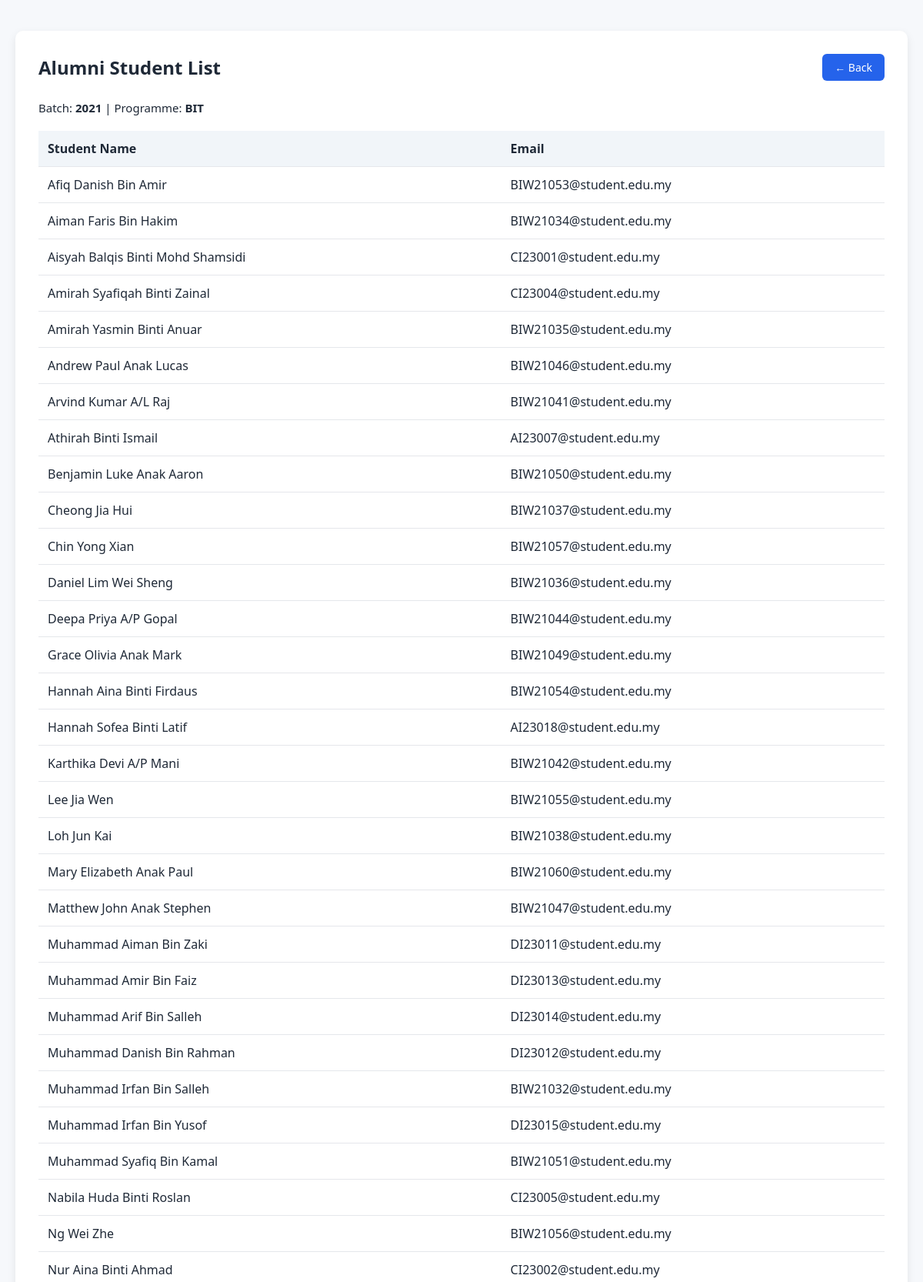
Page /view.php?batch_year=2021 (signed in, upper part) on the committed database.
### tables this page shows
CREATE TABLE `alumni_students` (
  `id` int(11) NOT NULL,
  `user_id` int(11) DEFAULT NULL,
  `batch_year` int(11) DEFAULT NULL,
  `programme` varchar(10) DEFAULT NULL,
  `file_name` varchar(255) DEFAULT NULL,
  `student_name` varchar(100) DEFAULT NULL,
  `student_email` varchar(150) DEFAULT NULL,
  `created_at` timestamp NOT NULL DEFAULT current_timestamp(),
  `company_name` varchar(150) DEFAULT NULL,
  `job_title` varchar(100) DEFAULT NULL,
  `employment_status` varchar(50) DEFAULT NULL,
  `industry` varchar(100) DEFAULT NULL,
  `years_experience` int(11) DEFAULT NULL,
  `profile_photo` varchar(255) DEFAULT NULL
);

### view.php (the view, shortened to what this page needs)
<?php
require_once __DIR__ . '/db.php';
$batch_year = (int) $_GET['batch_year'];
$batchStmt = $pdo->prepare("
    SELECT DISTINCT batch_year, programme
    FROM alumni_students
    WHERE batch_year = ?
    LIMIT 1
");
$batchStmt->execute([$batch_year]);
$batch = $batchStmt->fetch(PDO::FETCH_ASSOC);
$stmt = $pdo->prepare("
    SELECT student_name, student_email
    FROM alumni_students
    WHERE batch_year = ?
    ORDER BY student_name ASC
");
$stmt->execute([$batch_year]);
$students = $stmt->fetchAll(PDO::FETCH_ASSOC);
?>
<!DOCTYPE html>
<html lang="en">
<head>
</head>
<body>
<div class="page-container">
    <div class="page-header">
        <h2>Alumni Student List</h2>
        <a href="manage_users.php" class="back-btn">← Back</a>
    </div>
    <div class="batch-info">
        Batch: <b><?= htmlspecialchars($batch['batch_year']) ?></b> |
        Programme: <b><?= htmlspecialchars($batch['programme']) ?></b>
    </div>
    <table>
        <thead>
            <tr>
                <th>Student Name</th>
                <th>Email</th>
            </tr>
        </thead>
        <tbody>
        <?php if ($students): ?>
            <?php foreach ($students as $s): ?>
                <tr>
                    <td><?= htmlspecialchars($s['student_name']) ?></td>
                    <td><?= htmlspecialchars($s['student_email']) ?></td>
                </tr>
            <?php endforeach; ?>
        <?php else: ?>
            <tr>
                <td colspan="2" class="no-data">No students found</td>
            </tr>
        <?php endif; ?>
        </tbody>
    </table>
</div>
</body>
</html>

### view.php (style rules this page uses)
body { margin: 0; font-family: "Segoe UI", Arial, sans-serif; background: #f6f8fb; color: #1f2937; }
.page-container { max-width: 1100px; margin: 40px auto; background: #fff; border-radius: 10px; box-shadow: 0 4px 12px rgba(0,0,0,0.08); padding: 30px; }
.page-header { display: flex; justify-content: space-between; align-items: center; margin-bottom: 25px; }
.page-header h2 { margin: 0; }
.back-btn { padding: 8px 16px; background: #2563eb; color: #fff; text-decoration: none; border-radius: 6px; font-size: 14px; }
.batch-info { margin-bottom: 20px; font-size: 15px; }
table { width: 100%; border-collapse: collapse; }
th, td { padding: 12px; border-bottom: 1px solid #e5e7eb; text-align: left; }
th { background: #f1f5f9; font-weight: 600; }

### rows in the picture
alumni_students: student_name "Afiq Danish Bin Amir", student_email "BIW21053@student.edu.my"
alumni_students: student_name "Aiman Faris Bin Hakim", student_email "BIW21034@student.edu.my"
alumni_students: student_name "Aisyah Balqis Binti Mohd Shamsidi", student_email "CI23001@student.edu.my"
alumni_students: student_name "Amirah Syafiqah Binti Zainal", student_email "CI23004@student.edu.my"
alumni_students: student_name "Amirah Yasmin Binti Anuar", student_email "BIW21035@student.edu.my"
alumni_students: student_name "Andrew Paul Anak Lucas", student_email "BIW21046@student.edu.my"
alumni_students: student_name "Arvind Kumar A/L Raj", student_email "BIW21041@student.edu.my"
alumni_students: student_name "Athirah Binti Ismail", student_email "AI23007@student.edu.my"
alumni_students: student_name "Benjamin Luke Anak Aaron", student_email "BIW21050@student.edu.my"
alumni_students: student_name "Cheong Jia Hui", student_email "BIW21037@student.edu.my"
alumni_students: student_name "Chin Yong Xian", student_email "BIW21057@student.edu.my"
alumni_students: student_name "Daniel Lim Wei Sheng", student_email "BIW21036@student.edu.my"
alumni_students: student_name "Deepa Priya A/P Gopal", student_email "BIW21044@student.edu.my"
alumni_students: student_name "Grace Olivia Anak Mark", student_email "BIW21049@student.edu.my"
alumni_students: student_name "Hannah Aina Binti Firdaus", student_email "BIW21054@student.edu.my"
alumni_students: student_name "Hannah Sofea Binti Latif", student_email "AI23018@student.edu.my"
alumni_students: student_name "Karthika Devi A/P Mani", student_email "BIW21042@student.edu.my"
alumni_students: student_name "Lee Jia Wen", student_email "BIW21055@student.edu.my"
alumni_students: student_name "Loh Jun Kai", student_email "BIW21038@student.edu.my"
alumni_students: student_name "Mary Elizabeth Anak Paul", student_email "BIW21060@student.edu.my"
alumni_students: student_name "Matthew John Anak Stephen", student_email "BIW21047@student.edu.my"
alumni_students: student_name "Muhammad Aiman Bin Zaki", student_email "DI23011@student.edu.my"
alumni_students: student_name "Muhammad Amir Bin Faiz", student_email "DI23013@student.edu.my"
alumni_students: student_name "Muhammad Arif Bin Salleh", student_email "DI23014@student.edu.my"
alumni_students: student_name "Muhammad Danish Bin Rahman", student_email "DI23012@student.edu.my"
alumni_students: student_name "Muhammad Irfan Bin Salleh", student_email "BIW21032@student.edu.my"
alumni_students: student_name "Muhammad Irfan Bin Yusof", student_email "DI23015@student.edu.my"
alumni_students: student_name "Muhammad Syafiq Bin Kamal", student_email "BIW21051@student.edu.my"
alumni_students: student_name "Nabila Huda Binti Roslan", student_email "CI23005@student.edu.my"
alumni_students: student_name "Ng Wei Zhe", student_email "BIW21056@student.edu.my"
alumni_students: student_name "Nur Aina Binti Ahmad", student_email "CI23002@student.edu.my"

### other values in the picture
$batch['batch_year'] "2021"
$batch['programme'] "BIT"
